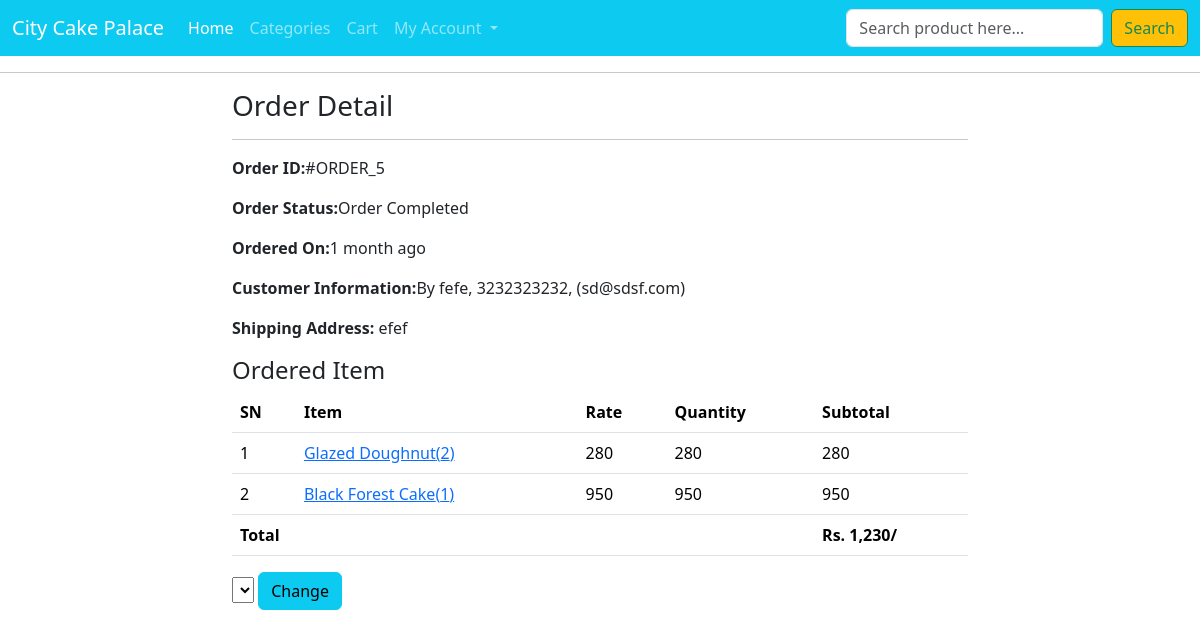
Screenshot of /profile/order-5/ (signed in) with the database file from the repository.
### ecomapp/models.py (models this page shows, shortened)
class Order(models.Model):
    cart = models.OneToOneField(Cart, on_delete=models.CASCADE)
    ordered_by = models.CharField(max_length=200)
    shipping_address = models.CharField(max_length=200)
    mobile = models.CharField(max_length=10)
    email = models.EmailField()
    subtotal = models.PositiveIntegerField()
    discount = models.PositiveIntegerField()
    total = models.PositiveIntegerField()
    order_status = models.CharField(max_length=50, choices=ORDER_STATUS)
    created_at = models.DateTimeField(auto_now_add=True)
    payment_method = models.CharField(max_length=20, choices=METHOD, default="Cash On Delivery")  # Corrected line
    payment_completed = models.BooleanField(default=False, null=True, blank=True)

class CartProduct(models.Model):
    cart = models.ForeignKey(Cart,on_delete=models.CASCADE)
    product = models.ForeignKey(Product,on_delete=models.CASCADE)
    rate = models.PositiveIntegerField()
    quantity = models.PositiveIntegerField()
    subtotal = models.PositiveIntegerField()

class Product(models.Model):
    title = models.CharField(max_length=40)
    slug = models.SlugField(unique=True)
    category = models.ForeignKey(Category,on_delete=models.CASCADE)
    image = models.ImageField(upload_to="products")
    marked_price = models.PositiveIntegerField()
    selling_price = models.PositiveIntegerField()
    description =   models.TextField()
    expiry = models.DateField()
    return_policy =models.CharField(max_length=300, null=True,blank = True)
    view_count = models.PositiveIntegerField()

### ecomapp/views.py (the view)
# urls.py: path("profile/order-<int:pk>/",CustomerOrderDetailView.as_view(),name="customerorderdetail"),
class CustomerOrderDetailView(DetailView):
    template_name = "customerorderdetail.html"
    model = Order
    context_object_name="ord_obj"
    def dispatch(self, request, *args, **kwargs):
        if request.user.is_authenticated and Customer.objects.filter(user = request.user).exists():
            order_id = self.kwargs['pk']
            order = Order.objects.get(id=order_id)
            if request.user.customer == order.cart.customer:
                return redirect("ecomapp:customerprofile")
        else:
            return redirect("/login/?next=/profile/")
        return super().dispatch(request, *args, **kwargs)

### templates/customerorderdetail.html (shortened to what this page needs)
{% extends 'base.html' %}
{% load humanize %}
{% block content %}
<div class="container">
    <div class="row">
        <div class="col-md-8 mx-auto">
            <h3>Order Detail</h3><hr/>
            <p><span style="font-weight:bold;">Order ID:</span>#ORDER_{{ord_obj.id}}</p>
            <p><span style="font-weight:bold;">Order Status:</span>{{ord_obj.order_status}}</p>
            <p><span style="font-weight:bold;">Ordered On:</span>{{ord_obj.created_at|timesince}} ago</p>
            <p><span style="font-weight:bold;">Customer Information:</span>By {{ord_obj.ordered_by}}, {{ord_obj.mobile}}, ({{ord_obj.email}})</p>
            <p><span style="font-weight:bold;">Shipping Address:</span> {{ord_obj.shipping_address}}</p>
            <h4>Ordered Item</h4>
            <table class="table">
                <thead>
                    <tr>
                        <th>SN</th>
                        <th>Item</th>
                        <th>Rate</th>
                        <th>Quantity</th>
                        <th>Subtotal</th>
                    </tr>
                </thead>
                <tbody>
                    {% for cp  in ord_obj.cart.cartproduct_set.all %}
                        <tr>
                            <td>{{forloop.counter}}</td>
                            <td><a target="_blank" href="{% url 'ecomapp:productdetail' cp.product.slug %}">{{cp.product.title}}({{cp.product.id}})</a></td>
                            <td>{{cp.rate}}</td>
                            <td>{{cp.rate}}</td>
                            <td>{{cp.subtotal}}</td>
                        </tr>
                    {% endfor %}
                    <tr>
                        <th colspan="4" class="text-right">Total</th>
                        <th>Rs. {{ord_obj.total|intcomma}}/</th>
                    </tr>
                </tbody>
            </table>
            <form action="{% url 'ecomapp:adminorderstatuschange' order_obj.id %}" method="POST">
                <select name="status">
                </select>
                <button class="btn btn-info">Change</button>
            </form>
        </div>
    </div>
</div>
{% endblock content %}

### rows the page displays
Order: id "5", order_status "Order Completed", created_at "1 month", ordered_by "fefe", mobile "3232323232", email "sd@sdsf.com", shipping_address "efef", total "1,230"
CartProduct: product "Glazed Doughnut", product.id "2", rate "280", subtotal "280"
CartProduct: product "Black Forest Cake", product.id "1", rate "950", subtotal "950"
